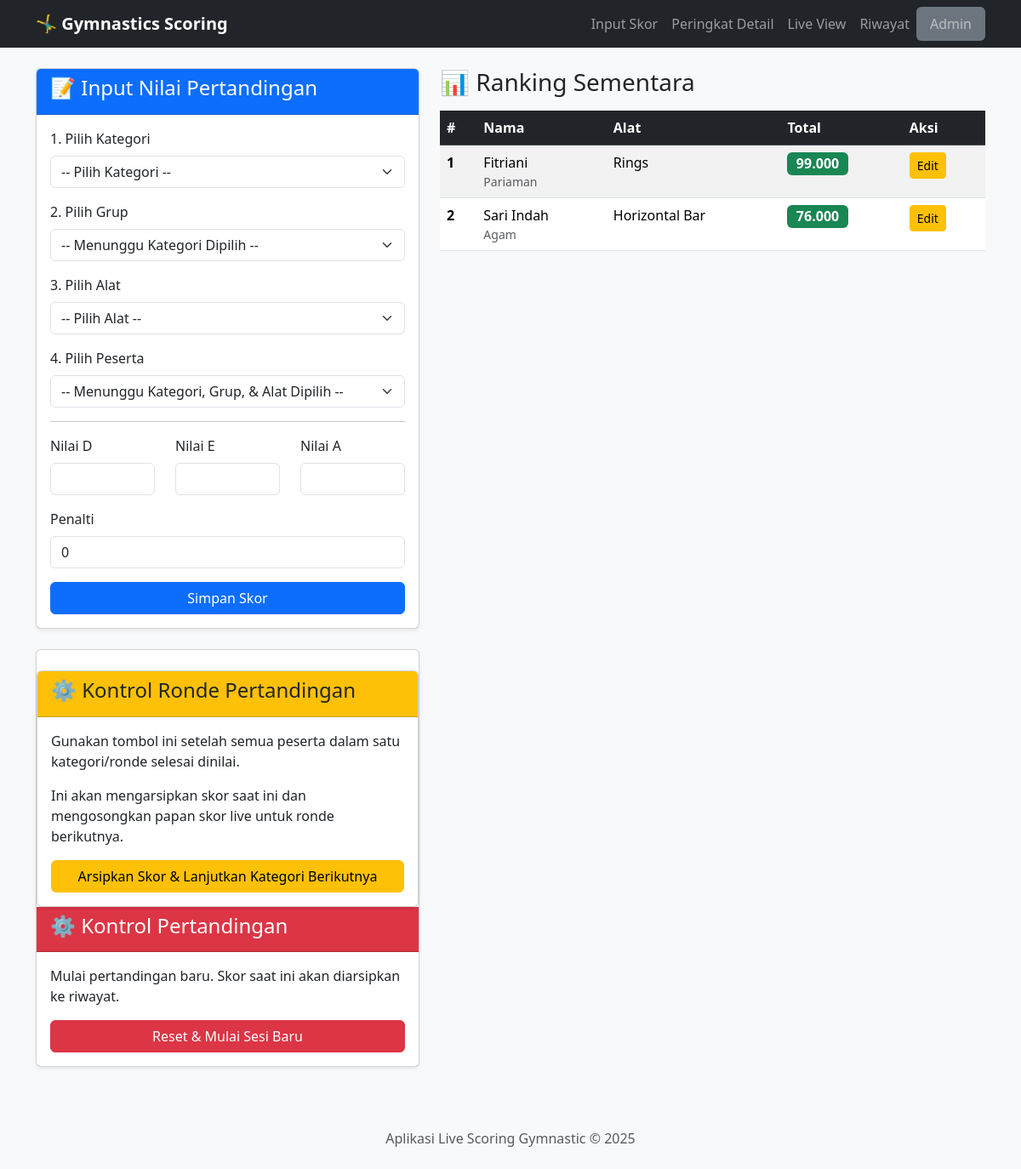
The app's page /, older data.
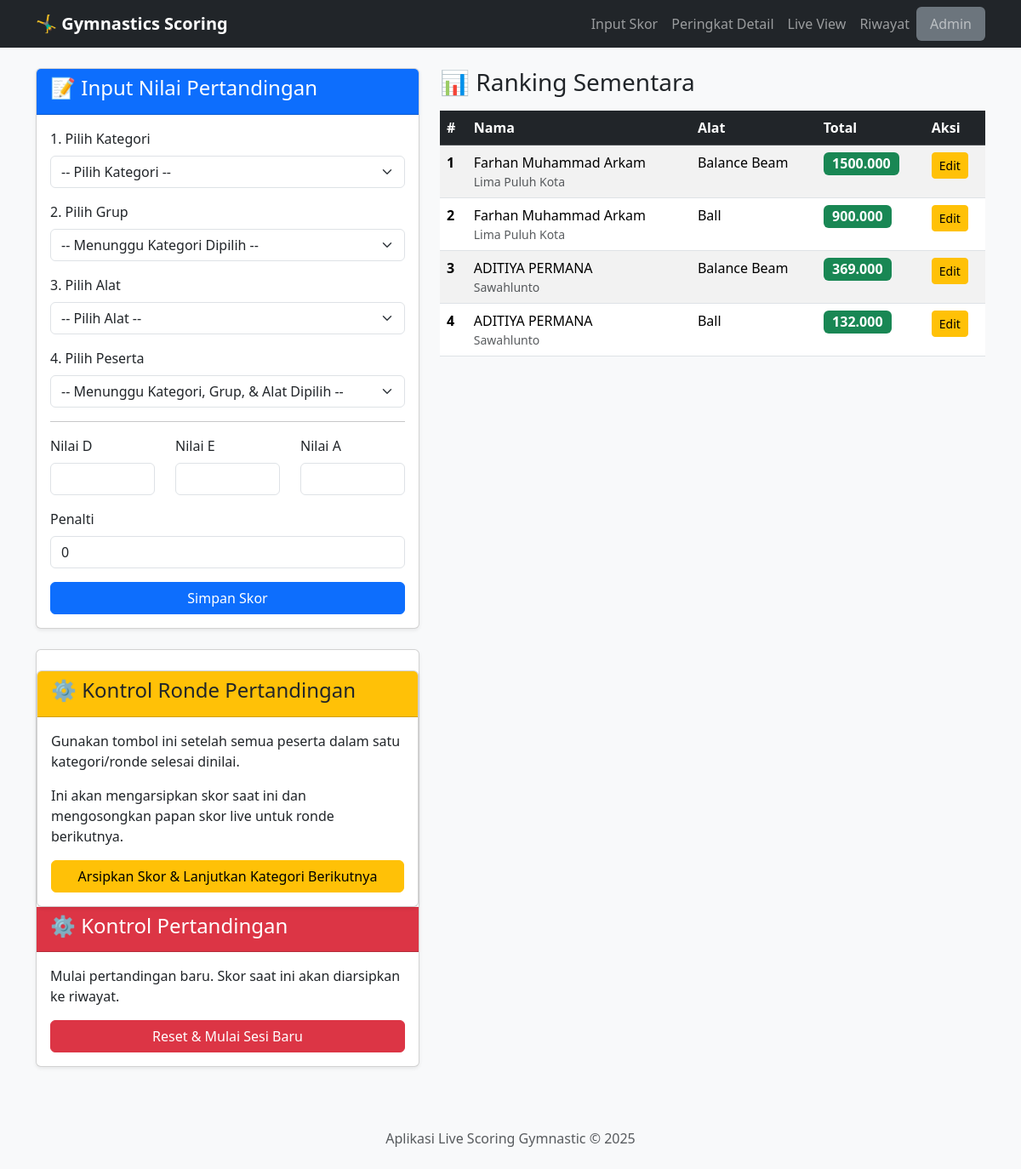
The same page, newer data.
### app.py (models this page shows)
class Skor(db.Model):
    id = db.Column(db.Integer, primary_key=True)
    event_id = db.Column(db.Integer, db.ForeignKey('event.id'), nullable=False)
    peserta_id = db.Column(db.Integer, db.ForeignKey('peserta.id'), nullable=False)
    alat_id = db.Column(db.Integer, db.ForeignKey('alat.id'), nullable=False)
    nilai_d = db.Column(db.Float, nullable=False, default=0.0)
    nilai_e = db.Column(db.Float, nullable=False, default=0.0)
    nilai_a = db.Column(db.Float, nullable=False, default=0.0)
    penalti = db.Column(db.Float, nullable=False, default=0.0)
    total_nilai = db.Column(db.Float, nullable=False, default=0.0)
    sesi_pertandingan = db.Column(db.String(100), default="current")
    event = db.relationship('Event', backref=db.backref('skor', lazy=True, cascade="all, delete"))
    peserta = db.relationship('Peserta', backref=db.backref('skor', lazy=True, cascade="all, delete"))
    alat = db.relationship('Alat')

class Peserta(db.Model):
    id = db.Column(db.Integer, primary_key=True)
    nama = db.Column(db.String(150), nullable=False)
    event_id = db.Column(db.Integer, db.ForeignKey('event.id'), nullable=False)
    daerah_id = db.Column(db.Integer, db.ForeignKey('daerah.id'), nullable=False)
    kategori_id = db.Column(db.Integer, db.ForeignKey('kategori.id'), nullable=False)
    grup_id = db.Column(db.Integer, db.ForeignKey('grup.id'), nullable=False)
    event = db.relationship('Event', backref=db.backref('peserta', lazy=True, cascade="all, delete"))
    daerah = db.relationship('Daerah', backref=db.backref('peserta', lazy=True))
    kategori = db.relationship('Kategori', backref=db.backref('peserta', lazy=True))
    grup = db.relationship('Grup', backref=db.backref('peserta', lazy=True))
    __table_args__ = {'extend_existing': True}

class Daerah(db.Model):
    id = db.Column(db.Integer, primary_key=True)
    nama = db.Column(db.String(100), unique=True, nullable=False)

class Alat(db.Model):
    id = db.Column(db.Integer, primary_key=True)
    nama = db.Column(db.String(100), unique=True, nullable=False)

### app.py (the view, shortened to what this page needs)
@app.route('/', methods=['GET', 'POST'])
def input_skor():
    active_event = get_active_event()
    if not active_event:
        flash("Tidak ada event yang aktif. Silakan aktifkan satu event di menu Admin.", "warning")
        return render_template('no_event.html')
    kategori_ids = db.session.query(Peserta.kategori_id).filter(Peserta.event_id == active_event.id).distinct().all()
    kategori_list = Kategori.query.filter(Kategori.id.in_([k[0] for k in kategori_ids])).all()
    master_data = { 'kategori': kategori_list, 'alat': Alat.query.order_by(Alat.nama).all() }
    ranking_sementara = Skor.query.filter_by(event_id=active_event.id, sesi_pertandingan='current').order_by(Skor.total_nilai.desc()).all()
    return render_template('input_skor.html', data=master_data, ranking=ranking_sementara, active_event=active_event)

### app.py (called while the page is built)
def get_active_event():
    return Event.query.filter_by(is_active=True).first()

### templates/input_skor.html (shortened to what the changed rows need)
{% extends 'layout.html' %}
{% block content %}
<div class="row">
    <div class="col-lg-7">
        <div class="table-responsive">
            <table class="table table-striped table-hover">
                <thead class="table-dark">
                    <tr>
                        <th>#</th>
                        <th>Nama</th>
                        <th>Alat</th>
                        <th>Total</th>
                        <th>Aksi</th>
                    </tr>
                </thead>
                <tbody>
                    {% for s in ranking %}
                    <tr>
                        <td><strong>{{ loop.index }}</strong></td>
                        <td><a href="{{ url_for('profil_peserta', peserta_id=s.peserta.id) }}" class="participant-link">{{ s.peserta.nama }}</a> <small class="text-muted d-block">{{ s.peserta.daerah.nama }}</small></td>
                        <td>{{ s.alat.nama }}</td>
                        <td><span class="badge bg-success fs-6">{{ "%.3f"|format(s.total_nilai) }}</span></td>
                        <td>
                            <a href="{{ url_for('edit_skor', skor_id=s.id) }}" class="btn btn-sm btn-warning">Edit</a>
                        </td>
                    </tr>
                    {% else %}
                    <tr><td colspan="5" class="text-center">Belum ada skor yang diinput.</td></tr>
                    {% endfor %}
                </tbody>
            </table>
        </div>
    </div>
</div>
{% endblock %}

Row changes from the older to the newer data that the page shows:
no longer on this page (row edited): Skor: peserta.nama "Fitriani", peserta.daerah.nama "Pariaman", alat.nama "Rings", total_nilai "99.000"
no longer on this page (row edited): Skor: peserta.nama "Sari Indah", peserta.daerah.nama "Agam", alat.nama "Horizontal Bar", total_nilai "76.000"
added Skor: peserta.nama "Farhan Muhammad Arkam", peserta.daerah.nama "Lima Puluh Kota", alat.nama "Balance Beam", total_nilai "1500.000"
added Skor: peserta.nama "Farhan Muhammad Arkam", peserta.daerah.nama "Lima Puluh Kota", alat.nama "Ball", total_nilai "900.000"
added Skor: peserta.nama "ADITIYA PERMANA", peserta.daerah.nama "Sawahlunto", alat.nama "Balance Beam", total_nilai "369.000"
added Skor: peserta.nama "ADITIYA PERMANA", peserta.daerah.nama "Sawahlunto", alat.nama "Ball", total_nilai "132.000"
